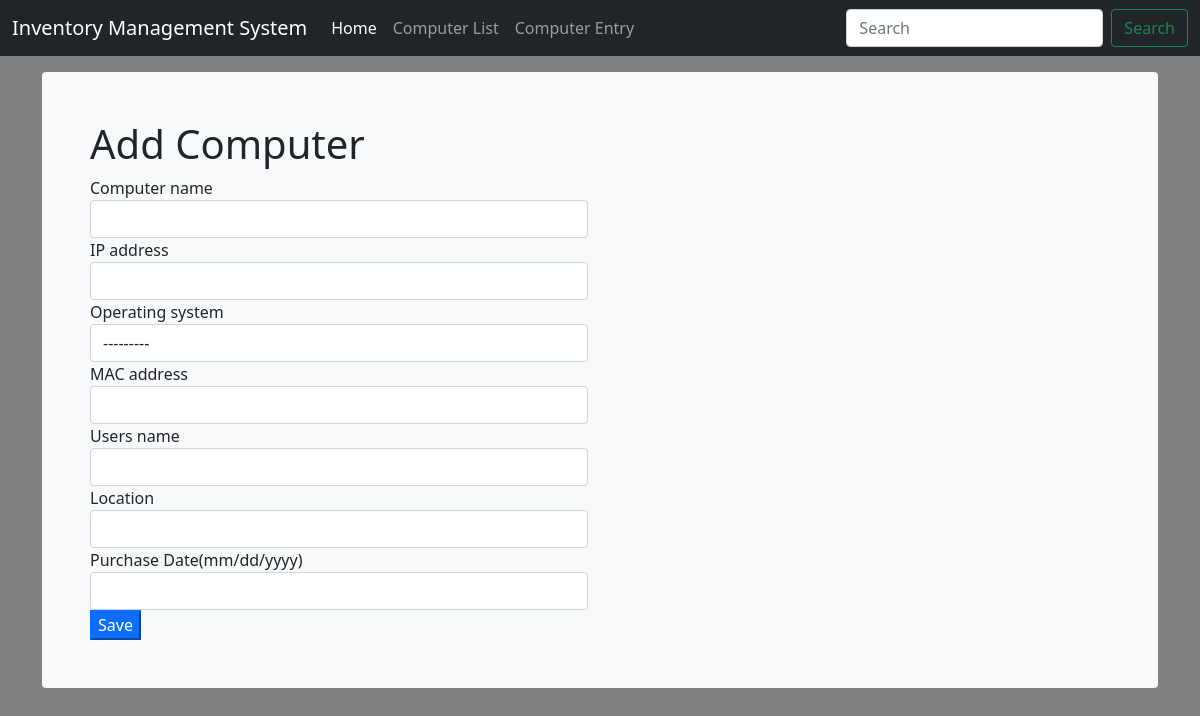
/computer_entry/, run on an earlier commit of the app's database.
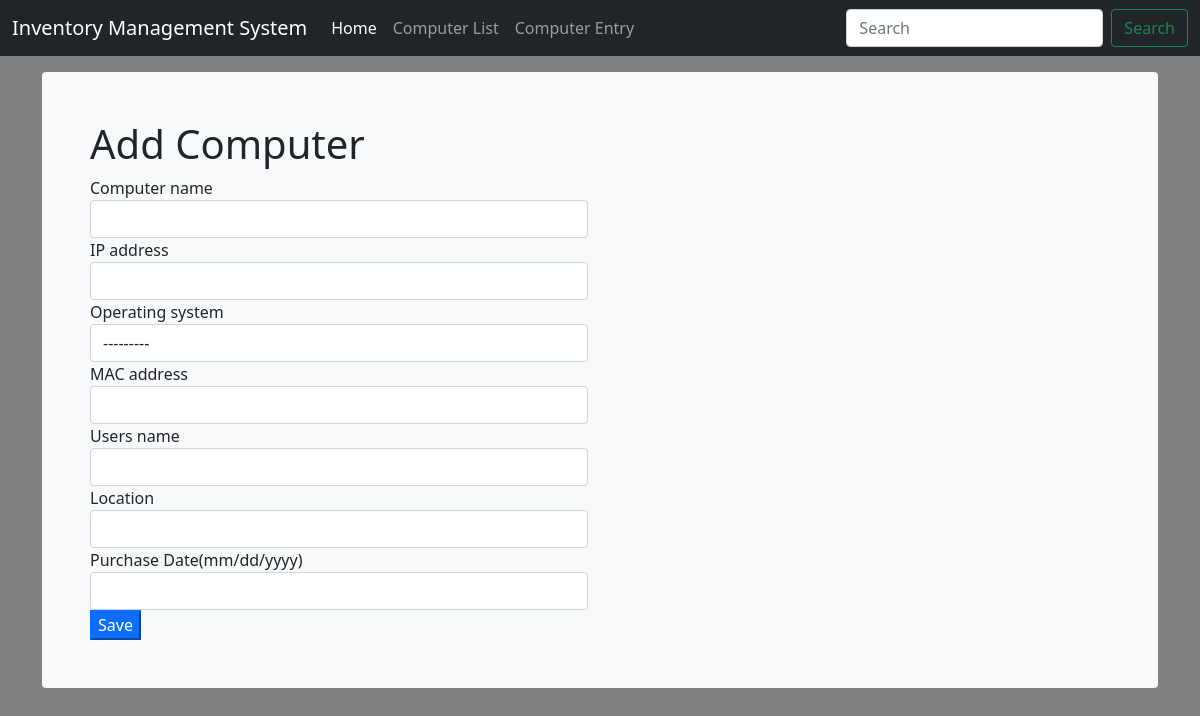
And on a later commit of the database.
### djangoapp/models.py (models this page shows)
class Operating_system(models.Model):
    operating_system = models.CharField(max_length=30, blank=True)
    def __str__(self):
        return self.operating_system

### djangoapp/views.py (the view)
# urls.py: url(r'^computer_entry/$',computer_entry, name='computer_entry'),
def computer_entry(request):
    title = 'Add Computer'
    form = ComputerForm(request.POST or None)
    if form.is_valid():
        form.save()
        return redirect('/computer_list')
    context = {"title": title,"form": form,}
    return render(request, "computer_entry.html",context)

### djangoapp/forms.py (shortened to what this page needs)
class ComputerForm(forms.ModelForm):
    class Meta:
        model = Computer
        fields = ['computer_name', 'IP_address', 'operating_system','MAC_address', 'users_name', 'location', 'purchase_date']

### djangoapp/templates/computer_entry.html (shortened to what this page needs)
{% load static %}
{% load crispy_forms_tags %}
<!doctype html>
<html lang="en">
  <head>
<link href="{% static 'css/bootstrap.min.css' %}"  rel="stylesheet">
    <link href="{% static 'css/stylesheet.css' %}" rel="stylesheet">
    <link href="{% static 'css/navbar-top-fixed.css'%}" rel="stylesheet">
    <link href="{% static 'js/jquery-ui-1.12.1/jquery-ui.min.css' %}" rel="stylesheet">
    <link href="{% static 'js/jquery-ui-1.12.1/jquery-ui.structure.min.css' %}" rel="stylesheet">
    <link href="{% static 'js/jquery-ui-1.12.1/jquery-ui.theme.min.css' %}" rel="stylesheet">
  </head>
  <body>
    {% include 'navbar.html' %}
<main class="container">
  <div class="bg-light p-5 rounded">
    <div class="row">
      <div class="col-sm-6">
    <h1>{{title}}</h1>
        <form method="post" action="">
            {{form|crispy}}
            <input class="btn-primary" type="submit" value="Save" />
      </form>
  </div>
  </div>
  </div>
</main>
  </body>
</html>

### djangoapp/templates/navbar.html (shortened to what this page needs)
<nav class="navbar navbar-expand-md navbar-dark fixed-top bg-dark">
    <div class="container-fluid">
      <a class="navbar-brand" href="/">Inventory Management System</a>
      <div class="collapse navbar-collapse" id="navbarCollapse">
        <ul class="navbar-nav me-auto mb-2 mb-md-0">
          <li class="nav-item">
            <a class="nav-link active" aria-current="page" href="/">Home</a>
          </li>
          <li class="nav-item">
            <a class="nav-link" href="/computer_list">Computer List</a>
          </li>
          <li class="nav-item">
              <a class="nav-link" href="/computer_entry">Computer Entry</a>
          </li>
        </ul>
        <form class="d-flex">
          <input class="form-control me-2" type="search" placeholder="Search" aria-label="Search">
          <button class="btn btn-outline-success" type="submit">Search</button>
        </form>
      </div>
    </div>
  </nav>

### djangoapp/static/css/stylesheet.css (style rules this page uses)
body { background-color: gray; }

### djangoapp/static/css/navbar-top-fixed.css (style rules this page uses)
body { min-height: 75rem; padding-top: 4.5rem; }

What changed in the data, as far as the page shows it:
added Operating_system: operating_system "---------"
Also different on the page:
form field operating_system: "---------" → (not shown)
